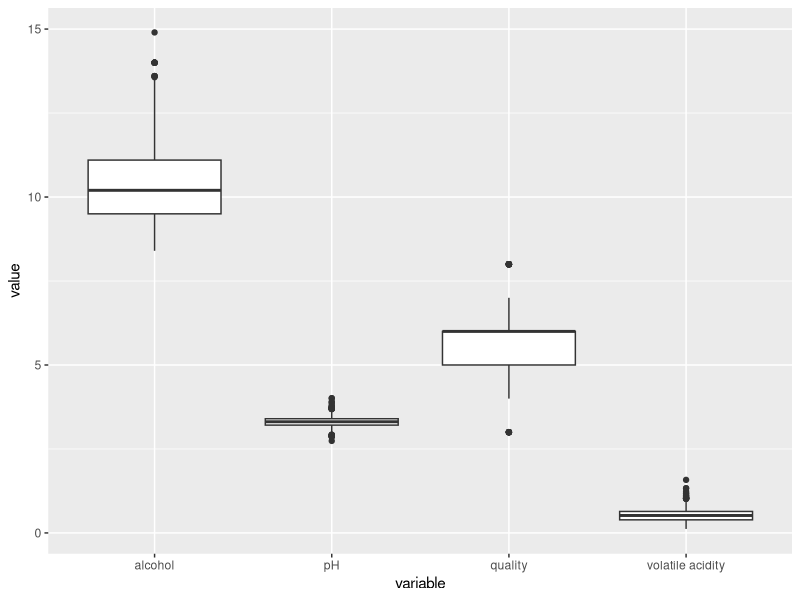
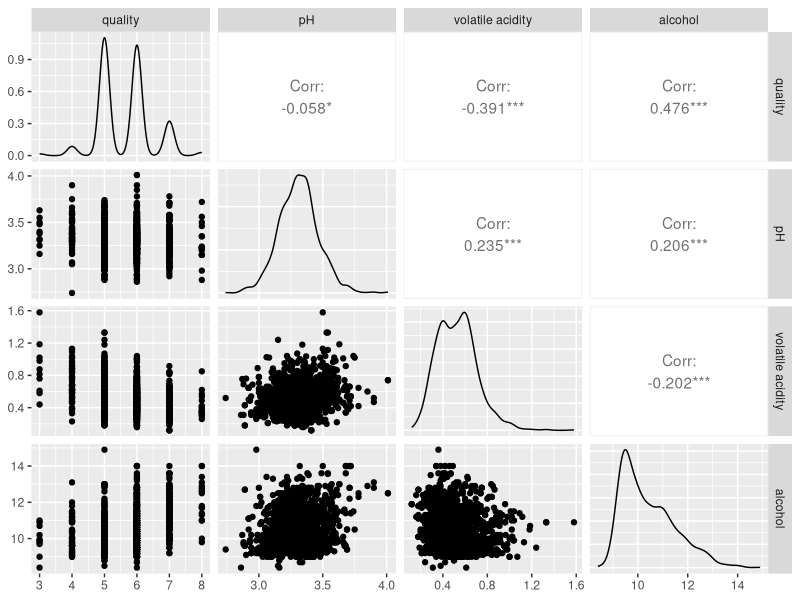
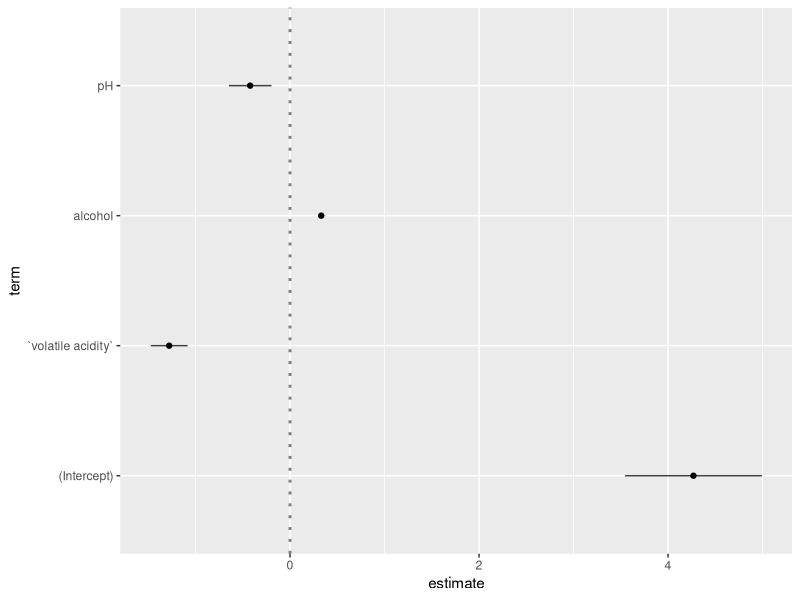
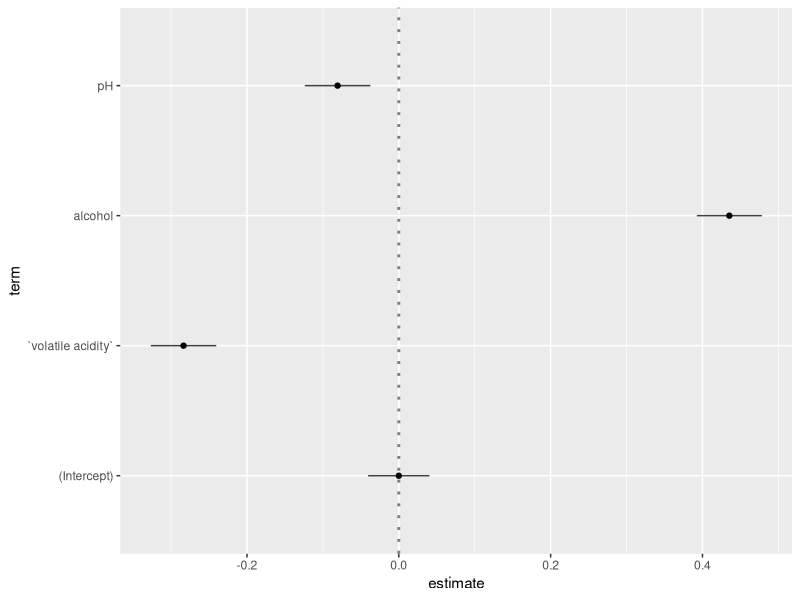
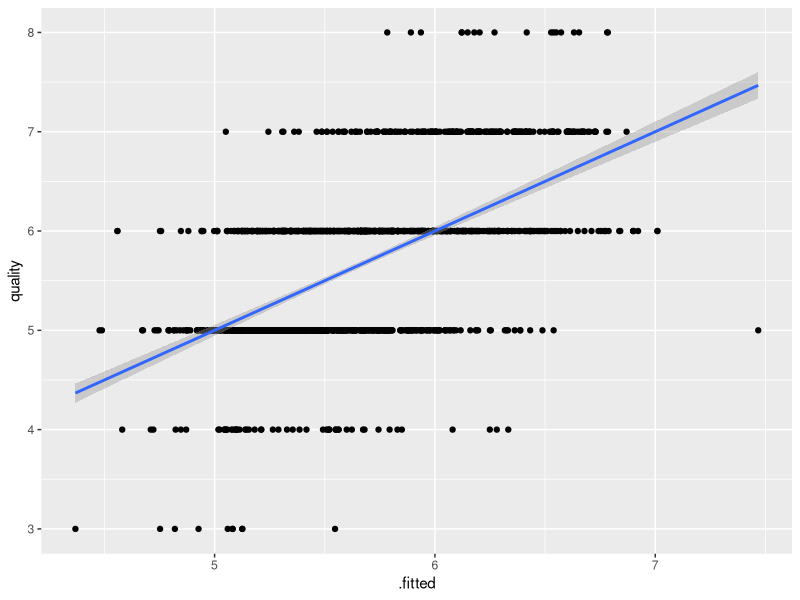
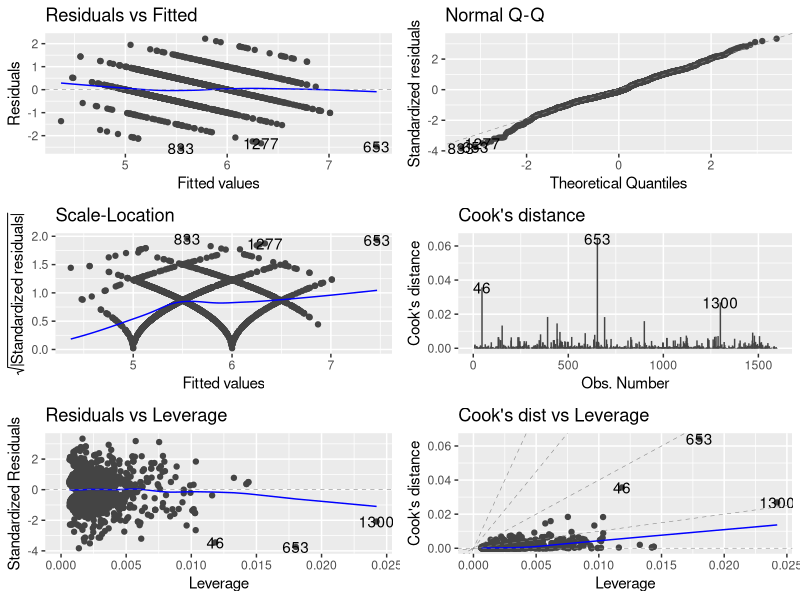

Source code (R) for these figures, in order:
## ---- chunk 1
# Check if all required packages are available
if (!require(tidyverse)) install.packages("tidyverse", dependencies = TRUE)
if (!require(GGally)) install.packages("GGally", dependencies = TRUE)
if (!require(car)) install.packages("car", dependencies = TRUE)
if (!require(broom)) install.packages("broom", dependencies = TRUE)

# Load packages
library(tidyverse)
library(GGally)
library(car)
library(broom)
## ---- chunk 2
wine_df <- read_csv("datasets/wines.csv")
## ---- chunk 3
gather(wine_df, variable, value) %>% 
   ggplot() +
   aes(x = variable, y = value) +
   geom_boxplot()
## ---- chunk 4
GGally::ggpairs(wine_df) %>% 
    print(progress = F) # Suppress the progress bars
## ---- chunk 5
wine_null <- lm(quality ~ 1, data = wine_df)
summary(wine_null)
## ---- chunk 6
wine_full <- lm(quality ~ pH * `volatile acidity` * alcohol , data = wine_df)
summary(wine_full)
glance(wine_full)
## ---- chunk 7
anova(wine_null, wine_full)
## ---- chunk 8
wine_best <- wine_full
wine_i3 <- update(wine_full, .~. - pH:`volatile acidity`:alcohol)
anova(wine_best, wine_i3)

wine_best <- wine_i3
## ---- chunk 9
wine_i2_1 <- update(wine_best, .~. - pH:`volatile acidity`)
wine_i2_2 <- update(wine_best, .~. - pH:alcohol)
wine_i2_3 <- update(wine_best, .~. - `volatile acidity`:alcohol)

anova(wine_best, wine_i2_1)
anova(wine_best, wine_i2_2)
anova(wine_best, wine_i2_3)

wine_best <- lm(quality ~ pH + `volatile acidity` + alcohol, data = wine_df)
## ---- chunk 10
wine_m1 <- update(wine_best, .~. - pH)
wine_m2 <- update(wine_best, .~. - alcohol)
wine_m3 <- update(wine_best, .~. - `volatile acidity`)

anova(wine_best, wine_m1) # Removing this term would harm the model, so keep it!
anova(wine_best, wine_m2) # Removing this term would harm the model, so keep it!
anova(wine_best, wine_m3) # Removing this term would harm the model, so keep it!
## ---- chunk 11
summary(wine_best)
glance(wine_best)
tidy(wine_best, conf.int = TRUE)

# Show the coefficients on a plot
GGally::ggcoef(wine_best)
## ---- chunk 12
# Standardize all variables
wine_std <-
   wine_df %>% 
   mutate_all(scale) %>% 
   lm(quality ~ .+. , data = .)

summary(wine_std)
GGally::ggcoef(wine_std)
## ---- chunk 13
augment(wine_best, wine_df) %>% 
   ggplot() +
       aes(y = quality, x = .fitted) +
       geom_point() +
       geom_smooth(method = "lm")
## ---- chunk 14
library(ggfortify)
# Residual plots show that there are no outliers or infuential cases in the data
# However the outcome variable is not normally distributed, therefore linear regression might not be the best method to analyze the data
autoplot(wine_best, which = 1:6)
## ---- chunk 15

car::vif(wine_best)
1/car::vif(wine_best)
car::dwt(wine_best)
